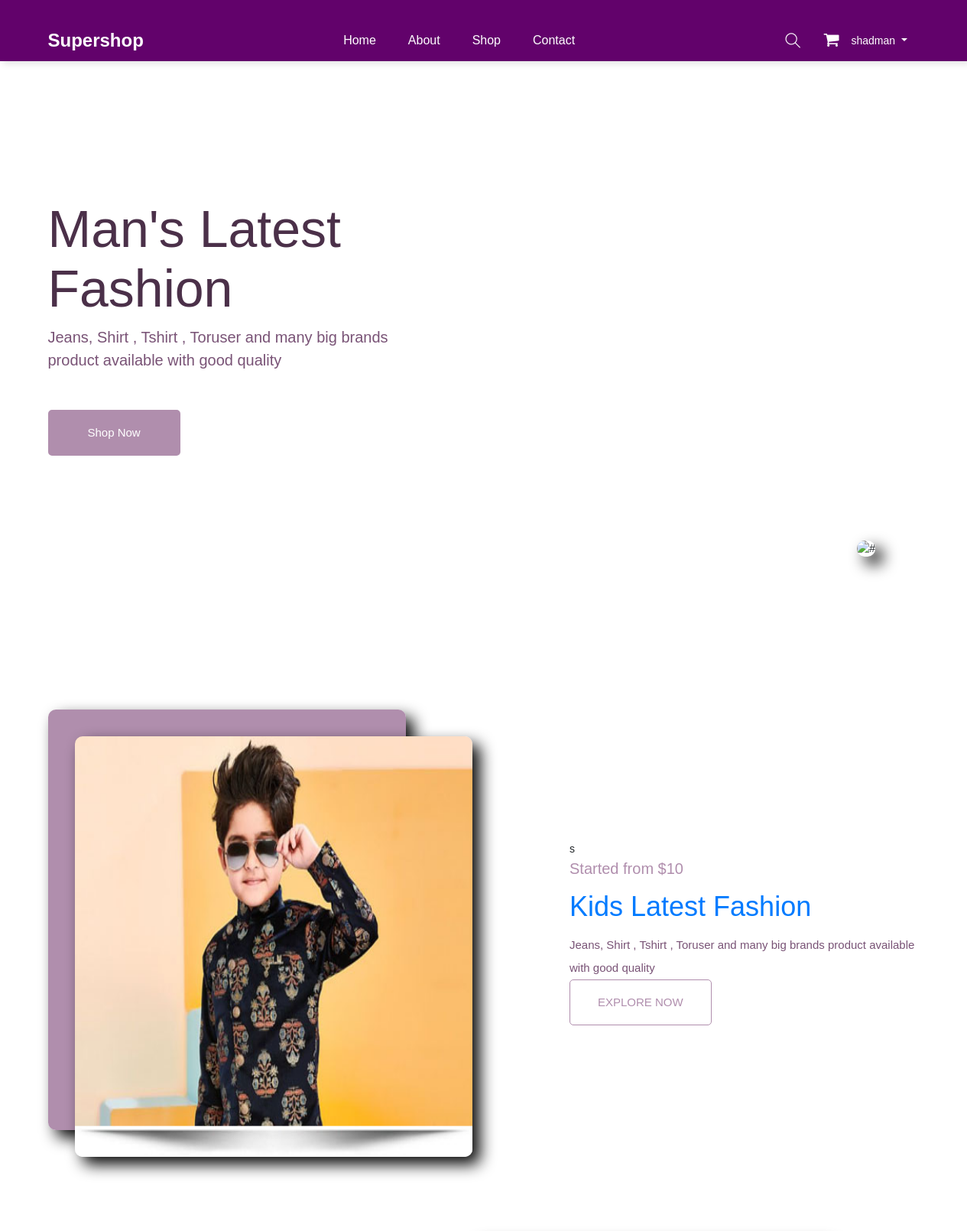
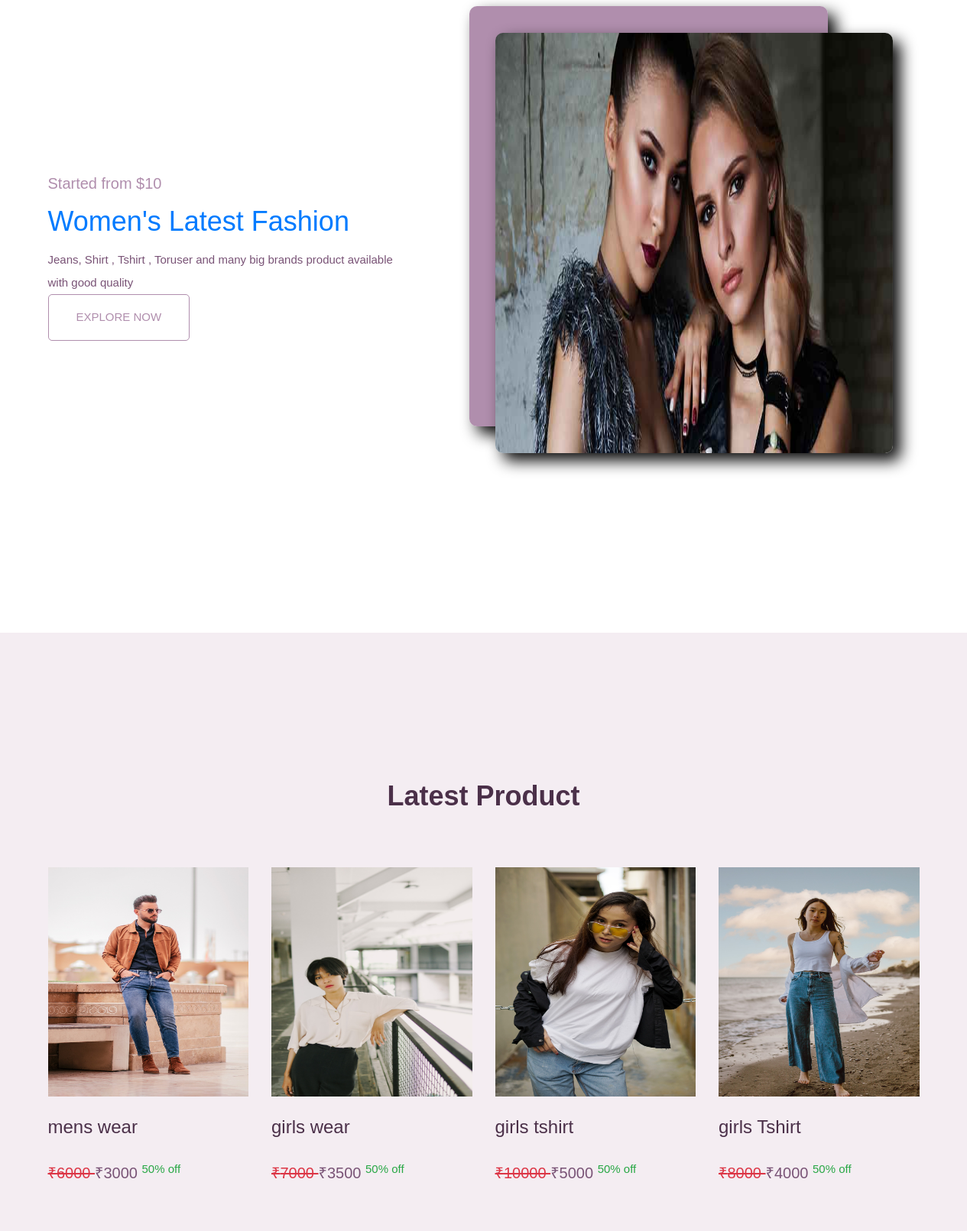
The app's page / (signed in, upper part) with its own data (2 pictures, top to bottom).
### mainapp/models.py (models this page shows, shortened)
class Product(models.Model):
    id = models.AutoField(primary_key=True)
    name=models.CharField(max_length=40,unique=True)
    maincategory=models.ForeignKey(MainCategory,on_delete=models.CASCADE)
    subcategory=models.ForeignKey(SubCategory,on_delete=models.CASCADE)
    brand=models.ForeignKey(Brand,on_delete=models.CASCADE)
    baseprice=models.IntegerField()
    discount=models.IntegerField()
    finalprice=models.IntegerField()
    stock=models.BooleanField(default=True)
    color=models.CharField(max_length=30)
    size=models.CharField(max_length=30)
    description=models.TextField(default="")
    pic1 =models.ImageField(upload_to="uploads/product")
    pic2 =models.ImageField(upload_to="uploads/product",default=None,blank=True,null=True)
    pic3 =models.ImageField(upload_to="uploads/product",default=None,blank=True,null=True)
    pic4 =models.ImageField(upload_to="uploads/product",default=None,blank=True,null=True)

### mainapp/views.py (the view)
# urls.py: path('',mainapp.homepage,name='home'),
def homepage(Request):
    products=Product.objects.all().order_by("-id")[0:12]
    testimonial=Testimonial.objects.all().order_by("-id")
    return render(Request,'index.html',{'products':products,'testimonial':testimonial})

### mainapp/templates/index.html (shortened to what this page needs)
{% load static %}
<!doctype html>
<html lang="eng">
<head>
    <link rel="stylesheet" href="{% static 'css/bootstrap.min.css' %}">
    <link rel="stylesheet" href="{% static 'css/animate.css' %}">
    <link rel="stylesheet" href="{% static 'css/owl.carousel.min.css' %}">
    <link rel="stylesheet" href="{% static 'css/all.css' %}">
    <link rel="stylesheet" href="{% static 'css/flaticon.css' %}">
    <link rel="stylesheet" href="{% static 'css/themify-icons.css' %}">
    <link rel="stylesheet" href="{% static 'css/magnific-popup.css' %}">
    <link rel="stylesheet" href="{% static 'css/slick.css' %}">
    <link rel="stylesheet" href="{% static 'css/style.css' %}">
</head>
<body>
    <header class="main_menu home_menu bg-nav">
        <div class="container">
            <div class="row align-items-center justify-content-center">
                <div class="col-lg-12">
                    <nav class="navbar navbar-expand-lg navbar-light">
                        <a class="navbar-brand" href="{% url 'home' %}"><span class="logo-text">Supershop</span></a>
                        <div class="collapse navbar-collapse main-menu-item" id="navbarSupportedContent">
                            <ul class="navbar-nav">
                                <li class="nav-item">
                                    <a class="nav-link" href="{% url 'home' %}">Home</a>
                                </li>
                                <li class="nav-item">
                                    <a class="nav-link" href="{% url 'about' %}">about</a>
                                </li>
                                <li class="nav-item">
                                    <a class="nav-link" href="/shop/All/All/All">Shop</a>
                                </li>
                                <li class="nav-item">
                                    <a class="nav-link" href="{% url 'contact' %}">Contact</a>
                                </li>
                            </ul>
                        </div>
                        <div class="hearer_icon d-flex align-items-center">
                            <a id="search_1" href="javascript:void(0)"><i class="ti-search "></i></a>
                            {% if request.user.is_authenticated %}
                            <a href="{% url 'cart' %}">
                                <i class="flaticon-shopping-cart-black-shape "></i>
                            </a>
                            {% endif %}
                            <ul>
                                {% if request.user.is_authenticated %}
                            <li class="nav-item dropdown">
                                <a class="nav-link dropdown-toggle" href="blog.html" id="navbarDropdown_2"
                                    role="button" data-toggle="dropdown" aria-haspopup="true" aria-expanded="false">
                                    {{request.user.username}}
                                </a>
                            </li>
                            {% else %}
                            <li class="nav-item">
                                <a class="nav-link" href="{% url 'login' %}">Login</a>
                            </li>
                            {% endif %}
                        </div>
                    </nav>
                </div>
            </div>
        </div>
    </header>
{% block body %}
    <section class="banner_part mt-5">
        <div class="container">
            <div class="row align-items-center">
                <div class="col-md-5">
                    <div class="banner_text">
                        <div class="banner_text_iner">
                            <h1>Man's Latest Fashion</h1>
                            <p>Jeans, Shirt , Tshirt , Toruser and many big brands product available with good quality</p>
                            <a href="/shop/male/All/All" class="btn_1">shop now</a>
                        </div>
                    </div>
                </div>
            </div>
        </div>
        <div class="banner_img shad_img">
            <img src="{% static 'banner/p14.jpg' %}"  alt="#" class="img-fluid shad_img">
        </div>
    </section>
    <section class="single_product_list">
        <div class="container">
            <div class="row">
                <div class="col-lg-12">
                    <div class="single_product_iner">
                        <div class="row align-items-center justify-content-between">
                            <div class="col-lg-6 col-sm-6">
                                <div class="single_product_img shad_img">
                                    <img src="{% static 'img/k1.jpg' %}" style="height: 450px;" class="img-fluid" alt="#">
                                </div>
                            </div>
                            <div class="col-lg-5 col-sm-6">s
                                <div class="single_product_content">
                                    <h5>Started from $10</h5>
                                    <h1 class="text-danger"><a  href="/shop/female/All/All">Kids Latest Fashion</a></h1>
                                    <p>Jeans, Shirt , Tshirt , Toruser and many big brands product available with good quality</p>
                                    <a href="/shop/female/All/All" class="btn_3">Explore Now</a>
                                </div>
                            </div>
                        </div>
                    </div>
                    <div class="single_product_iner">
                        <div class="row align-items-center justify-content-between">
                            <div class="col-lg-6 col-sm-6">
                                <div class="single_product_img shad_img">
                                    <img src="{% static 'banner/p11.jpg' %}" style="height: 400px;" class="img-fluid" alt="#">
                                </div>
                            </div>
                            <div class="col-lg-5 col-sm-6">
                                <div class="single_product_content">
                                    <h5>Started from $10</h5>
                                    <h1 class="text-danger"><a  href="/shop/kids/All/All">Women's Latest Fashion</a></h1>
                                    <p>Jeans, Shirt , Tshirt , Toruser and many big brands product available with good quality</p>
                                    <a href="/shop/kids/All/All" class="btn_3">Explore Now</a>
                                </div>
                            </div>
                        </div>
                    </div>
                </div>
            </div>
        </div>
    </section>
    <section class="trending_items">
        <div class="container">
            <div class="row">
                <div class="col-lg-12">
                    <div class="section_tittle text-center">
                        <h2>Latest Product</h2>
                    </div>
                </div>
            </div>
            <div class="row">
                {% for i in products %}
                <div class=" col-lg-3 col-md-4 col-sm-6 col-12">
                    <div class="single_product_item">
                        <div class="single_product_item_thumb">
                            <a href="/single-product/{{i.id}}">
                                <img src="{{i.pic1.url}}" style="height:300px; width:100%" alt="#" class="img-fluid">
                            </a>
                        </div>
                        <h3 style="height: 50px;"> <a href="/single-product/{{i.id}}">{{i.name}}</a> </h3>
                        <p><del class="text-danger">&#8377;{{i.baseprice }} </del> &#8377;{{ i.finalprice}} <sup class="text-success">{{i.discount}}% off</sup></p>
                    </div>
                </div>
                {% endfor %}
            </div>
        </div>
    </section>
{% endblock %}
</body>
</html>

### mainapp/static/css/all.css (style rules this page uses)
.logo-text { font-size: x-large; font-weight: bold; font-size: 30; }

### records on screen
Product: pic1 (picture), name "mens wear", baseprice "6000", finalprice "3000", discount "50"
Product: pic1 (picture), name "girls wear", baseprice "7000", finalprice "3500", discount "50"
Product: pic1 (picture), name "girls tshirt", baseprice "10000", finalprice "5000", discount "50"
Product: pic1 (picture), name "girls Tshirt", baseprice "8000", finalprice "4000", discount "50"

### other values on screen
{{ request.user.username }} "shadman"
